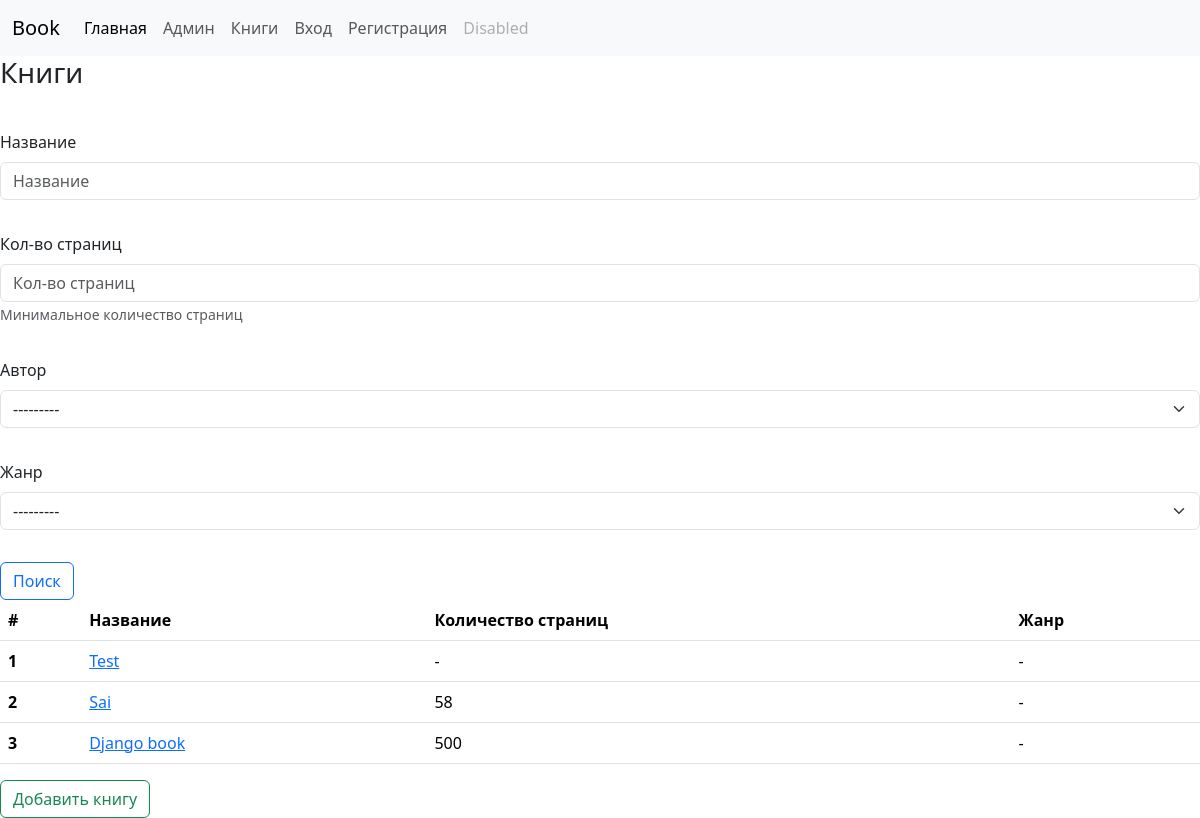
The page /books/ on the database as committed earlier.
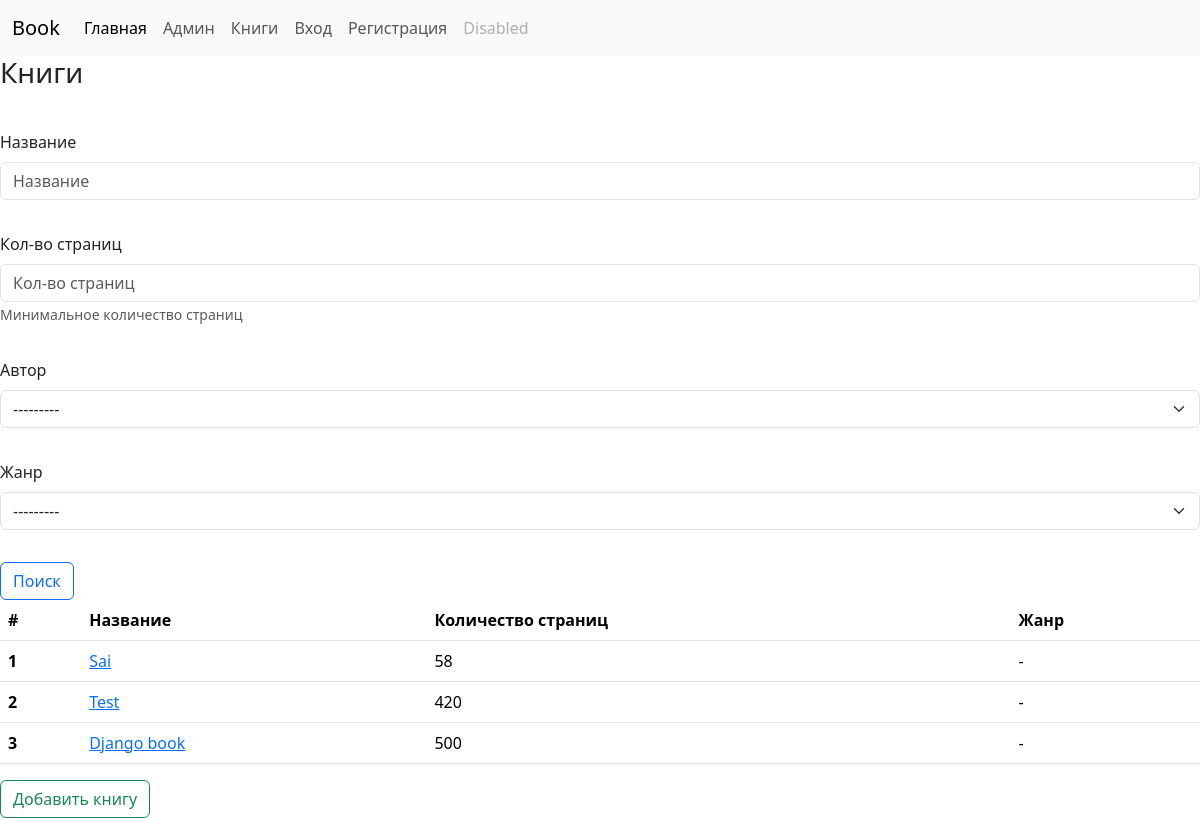
The same page on the database as committed later.
### core/models.py (models this page shows, shortened)
class Author(models.Model):
    name = models.CharField('Имя', max_length=128)
    def __str__(self):
        return self.name

class Book(models.Model):
    author = models.ForeignKey('core.Author', on_delete=models.CASCADE, null=True, blank=True, related_name='books')
    name = models.CharField('Название', max_length=128)
    pages = models.IntegerField('Количество страниц', blank=True, null=True)
    genre = models.ForeignKey('core.Genre', on_delete=models.CASCADE, null=True, blank=True, related_name='books')
    class Meta:
        ordering = ['pages']
        verbose_name = 'Книга'
        verbose_name_plural = 'Книги'

### core/views.py (the view)
# urls.py: path('books/', core.views.Books.as_view(), name='book_list'),
class Books(TitleMixin, ListView):
    title = 'Книги'
    def get_filters(self):
        return core.filters.BookFilter(self.request.GET)
    def get_queryset(self):
        return self.get_filters().qs
    def get_context_data(self):
        context = super().get_context_data()
        context['form'] = core.forms.BookSearch(self.request.GET or None)
        return context

### core/forms.py (shortened to what this page needs)
class BookSearch(forms.Form):
    name = forms.CharField(label='Название', required=False)
    pages = forms.IntegerField(label='Кол-во страниц', required=False, help_text='Минимальное количество страниц')
    author = forms.ModelChoiceField(label='Автор', required=False, queryset=core.models.Author.objects.all())
    genre = forms.ModelChoiceField(label='Жанр', required=False, queryset=core.models.Genre.objects.all())

### core/views.py (called while the page is built)
    def get_title(self):
        return self.title

    def get_context_data(self, **kwargs):
        context = super().get_context_data()
        context['title'] = self.get_title()
        return context

### core/templates/core/book_list.html
{% extends 'core/index.html' %}
{% block content %}
    {% include 'core/search_books_include.html' %}
    <table class="table">
        <thead>
        <tr>
            <th scope="col">#</th>
            <th scope="col">Название</th>
            <th scope="col">Количество страниц</th>
            <th scope="col">Жанр</th>
        </tr>
        </thead>
        <tbody>
        {% for book in object_list %}
            <tr>
                <th scope="row">{{ forloop.counter }}</th>
                <td><a href="{% url 'core:book_detail' book.pk %}">{{ book.name|capfirst }}</a></td>
                <td>{{ book.pages|default:" - " }}</td>
                <td>{{ book.genre|default:" - " }}</td>
            </tr>
        {% empty %}
            <h4>Не найдено</h4>
        {% endfor %}
        </tbody>
    </table>
    <a href="{% url 'core:book_create' %}" class="btn btn-outline-success"> Добавить книгу</a>
{% endblock %}

### core/templates/core/index.html (shortened to what this page needs)
<!doctype html>
<html lang="en">
<head>
    <link href="/node_modules/bootstrap/dist/css/bootstrap.css" rel="stylesheet">
</head>
<body>
<nav class="navbar navbar-expand-lg navbar-light bg-light">
    <div class="container-fluid">
        <a class="navbar-brand" href="#">Book</a>
        <div class="collapse navbar-collapse" id="navbarNav">
            <ul class="navbar-nav">
                <li class="nav-item">
                    <a class="nav-link active" aria-current="page" href="{% url 'core:index' %}">Главная</a>
                </li>
                <li class="nav-item">
                    <a class="nav-link" href="/admin/">Админ</a>
                </li>
                <li class="nav-item">
                    <a class="nav-link" href="{% url 'core:book_list' %}">Книги</a>
                </li>
                <li class="nav-item">
                    <a class="nav-link" href="{% url 'core:login' %}">Вход</a>
                </li>
                <li class="nav-item">
                    <a class="nav-link" href="{% url 'core:register' %}">Регистрация</a>
                </li>
                <li class="nav-item">
                    <a class="nav-link disabled">Disabled</a>
                </li>
            </ul>
        </div>
    </div>
</nav>
{% block title %}
    {% if title %}
        <h3 style="margin-bottom: 40px">{{ title }}</h3>
    {% endif %}
{% endblock %}
{% block content %}{% endblock %}
</body>
</html>

### core/templates/core/search_books_include.html
{% load bootstrap5 %}
<form class="row g-3">
    {% bootstrap_form form layout='horizontal'%}
    <div class="col-auto">
        <button type="submit" class="btn btn-outline-primary">Поиск</button>
    </div>
</form>

Rows that differ between the two databases and show on the page:
changed Book "Sai": moves up the list
changed Book "Test": pages "-" → "420"
